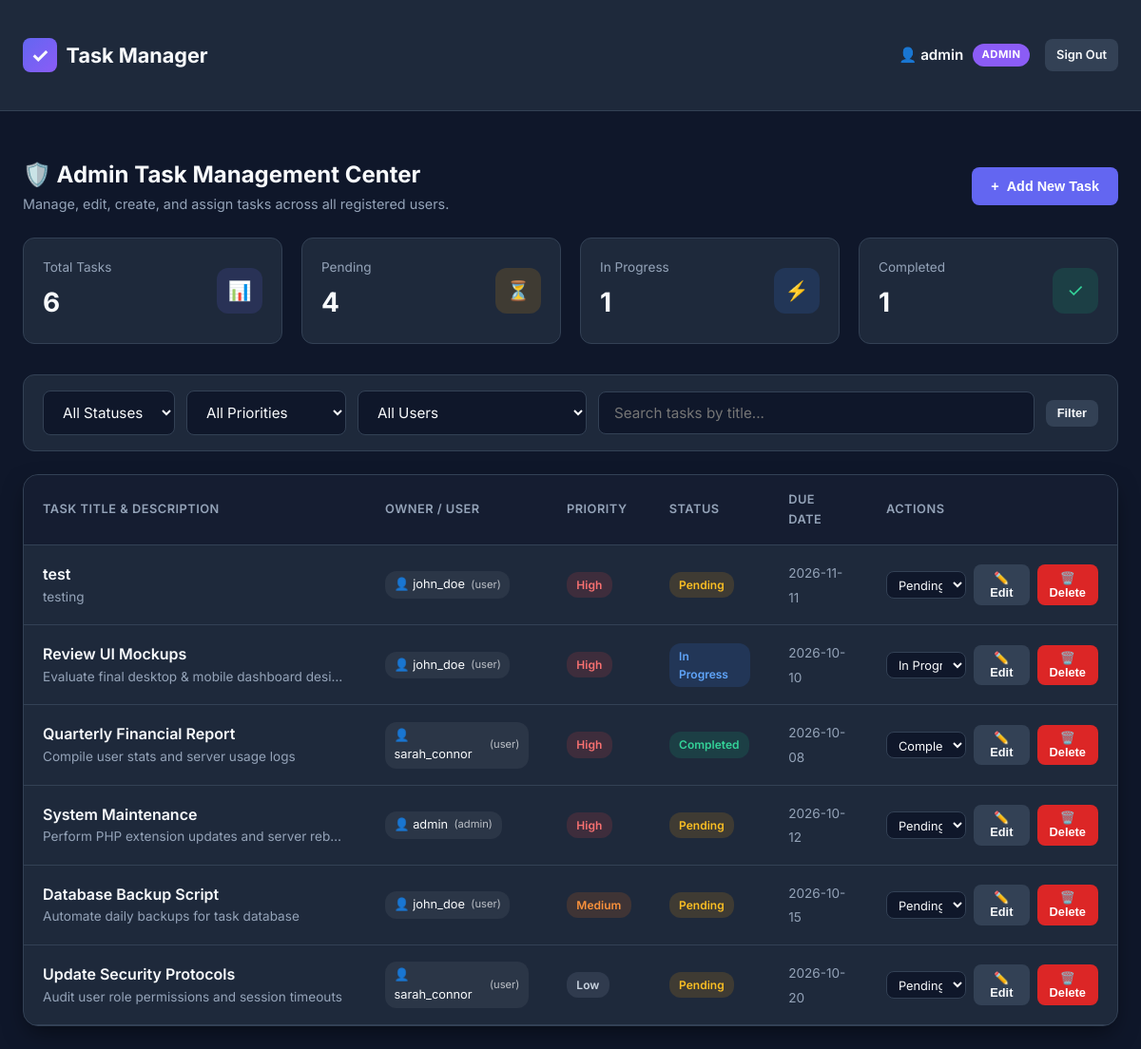
/dashboard.php (signed in), run on the app's committed database.
### tables this page shows
CREATE TABLE users (
        id INTEGER PRIMARY KEY AUTOINCREMENT,
        username TEXT UNIQUE NOT NULL,
        email TEXT UNIQUE NOT NULL,
        password TEXT NOT NULL,
        role TEXT NOT NULL DEFAULT 'user',
        created_at DATETIME DEFAULT CURRENT_TIMESTAMP
    );

CREATE TABLE tasks (
        id INTEGER PRIMARY KEY AUTOINCREMENT,
        user_id INTEGER NOT NULL,
        title TEXT NOT NULL,
        description TEXT,
        priority TEXT DEFAULT 'medium',
        status TEXT DEFAULT 'pending',
        due_date DATE,
        created_at DATETIME DEFAULT CURRENT_TIMESTAMP,
        FOREIGN KEY (user_id) REFERENCES users(id) ON DELETE CASCADE
    );

### config.php (called while the page is built, shortened)
<?php
function sanitize($data) {
    return htmlspecialchars(trim($data ?? ''), ENT_QUOTES, 'UTF-8');
}
function is_logged_in() {
    return isset($_SESSION['user_id']) && !empty($_SESSION['user_id']);
}
function is_admin() {
    return is_logged_in() && isset($_SESSION['role']) && $_SESSION['role'] === 'admin';
}
function get_current_user_data() {
    return [
        'id' => $_SESSION['user_id'],
        'username' => $_SESSION['username'],
        'email' => $_SESSION['email'] ?? '',
        'role' => $_SESSION['role']
    ];
}
?>

### dashboard.php (the view, shortened to what this page needs)
<?php
require_once __DIR__ . '/config.php';
$current_user = get_current_user_data();
$is_admin = is_admin();
$search_query = sanitize($_GET['q'] ?? '');
if ($is_admin) {
    $stats_total = $pdo->query("SELECT COUNT(*) FROM tasks")->fetchColumn();
    $stats_pending = $pdo->query("SELECT COUNT(*) FROM tasks WHERE status = 'pending'")->fetchColumn();
    $stats_progress = $pdo->query("SELECT COUNT(*) FROM tasks WHERE status = 'in_progress'")->fetchColumn();
    $stats_completed = $pdo->query("SELECT COUNT(*) FROM tasks WHERE status = 'completed'")->fetchColumn();
}
if ($is_admin) {
    $all_users = $pdo->query("SELECT id, username, email, role FROM users ORDER BY username ASC")->fetchAll();
}
$sql = "SELECT t.*, u.username as owner_name, u.role as owner_role
        FROM tasks t
        JOIN users u ON t.user_id = u.id
        WHERE 1=1";
$params = [];
$sql .= " ORDER BY CASE t.priority WHEN 'high' THEN 1 WHEN 'medium' THEN 2 WHEN 'low' THEN 3 END, t.created_at DESC";
$stmt = $pdo->prepare($sql);
$stmt->execute($params);
$tasks = $stmt->fetchAll();
?>
<!DOCTYPE html>
<html lang="en">
<head>
    <link rel="stylesheet" href="style.css">
</head>
<body>
    <nav class="navbar">
        <div class="container navbar-content">
            <a href="dashboard.php" class="brand">
                <div class="brand-icon">✓</div>
                Task Manager
            </a>
            <div class="user-profile">
                <div class="user-info">
                    <span style="font-weight: 600; font-size: 0.95rem;">
                        👤 <?php echo htmlspecialchars($current_user['username']); ?>
                    </span>
                    <span class="role-badge <?php echo $is_admin ? 'role-admin' : 'role-user'; ?>">
                        <?php echo htmlspecialchars(strtoupper($current_user['role'])); ?>
                    </span>
                </div>
                <a href="logout.php" class="btn btn-secondary btn-sm">Sign Out</a>
            </div>
        </div>
    </nav>
    <div class="container">
        <div class="dashboard-header">
            <div class="dashboard-title">
                <h2>
                    <?php echo $is_admin ? '🛡️ Admin Task Management Center' : '📋 My Tasks Dashboard'; ?>
                </h2>
                <p>
                    <?php echo $is_admin
                        ? 'Manage, edit, create, and assign tasks across all registered users.'
                        : 'Organize, create, update, and track your assigned tasks.'; ?>
                </p>
            </div>
            <button class="btn btn-primary" onclick="openCreateModal()">
                <span>+</span> Add New Task
            </button>
        </div>
        <div class="stats-grid">
            <div class="stat-card">
                <div class="stat-info">
                    <span>Total Tasks</span>
                    <h3><?php echo $stats_total; ?></h3>
                </div>
                <div class="stat-icon" style="background: rgba(99, 102, 241, 0.15); color: #818cf8;">📊</div>
            </div>
            <div class="stat-card">
                <div class="stat-info">
                    <span>Pending</span>
                    <h3><?php echo $stats_pending; ?></h3>
                </div>
                <div class="stat-icon" style="background: var(--status-pending-bg); color: var(--status-pending-text);">⏳</div>
            </div>
            <div class="stat-card">
                <div class="stat-info">
                    <span>In Progress</span>
                    <h3><?php echo $stats_progress; ?></h3>
                </div>
                <div class="stat-icon" style="background: var(--status-progress-bg); color: var(--status-progress-text);">⚡</div>
            </div>
            <div class="stat-card">
                <div class="stat-info">
                    <span>Completed</span>
                    <h3><?php echo $stats_completed; ?></h3>
                </div>
                <div class="stat-icon" style="background: var(--status-completed-bg); color: var(--status-completed-text);">✓</div>
            </div>
        </div>
        <form action="dashboard.php" method="GET" class="controls-bar">
            <div class="filter-group">
                <select name="status" class="form-control" style="width: auto;" onchange="this.form.submit()">
                    <option value="">All Statuses</option>
                </select>
                <select name="priority" class="form-control" style="width: auto;" onchange="this.form.submit()">
                    <option value="">All Priorities</option>
                </select>
                <?php if ($is_admin): ?>
                    <select name="user_id" class="form-control" style="width: auto;" onchange="this.form.submit()">
                        <option value="">All Users</option>
                    </select>
                <?php endif; ?>
                <input type="text" name="q" class="form-control search-input" placeholder="Search tasks by title..." value="<?php echo htmlspecialchars($search_query); ?>">
                <button type="submit" class="btn btn-secondary btn-sm">Filter</button>
            </div>
        </form>
        <div class="tasks-container">
            <?php if (count($tasks) > 0): ?>
                <div class="table-responsive">
                    <table class="tasks-table">
                        <thead>
                            <tr>
                                <th>Task Title & Description</th>
                                <?php if ($is_admin): ?>
                                    <th>Owner / User</th>
                                <?php endif; ?>
                                <th>Priority</th>
                                <th>Status</th>
                                <th>Due Date</th>
                                <th>Actions</th>
                            </tr>
                        </thead>
                        <tbody>
                            <?php foreach ($tasks as $task): ?>
                                <tr>
                                    <td>
                                        <span class="task-title-cell"><?php echo htmlspecialchars($task['title']); ?></span>
                                        <?php if (!empty($task['description'])): ?>
                                            <span class="task-desc-cell" title="<?php echo htmlspecialchars($task['description']); ?>">
                                                <?php echo htmlspecialchars($task['description']); ?>
                                            </span>
                                        <?php endif; ?>
                                    </td>
                                    <?php if ($is_admin): ?>
                                        <td>
                                            <span class="user-pill">
                                                👤 <?php echo htmlspecialchars($task['owner_name']); ?>
                                                <small style="opacity: 0.7; font-size: 0.7rem;">(<?php echo $task['owner_role']; ?>)</small>
                                            </span>
                                        </td>
                                    <?php endif; ?>
                                    <td>
                                        <span class="badge badge-<?php echo htmlspecialchars($task['priority']); ?>">
                                            <?php echo htmlspecialchars(ucfirst($task['priority'])); ?>
                                        </span>
                                    </td>
                                    <td>
                                        <span class="badge badge-<?php echo htmlspecialchars($task['status']); ?>">
                                            <?php echo htmlspecialchars(ucfirst(str_replace('_', ' ', $task['status']))); ?>
                                        </span>
                                    </td>
                                    <td>
                                        <span style="font-size: 0.85rem; color: var(--text-muted);">
                                            <?php echo $task['due_date'] ? htmlspecialchars($task['due_date']) : '—'; ?>
                                        </span>
                                    </td>
                                    <td>
                                        <div class="actions-cell">
                                            <form action="task_action.php" method="POST" style="display: inline-block;">
                                                <select name="status" class="form-control" style="padding: 0.3rem 0.5rem; font-size: 0.8rem;" onchange="this.form.submit()">
                                                    <option value="pending" <?php echo $task['status'] === 'pending' ? 'selected' : ''; ?>>Pending</option>
                                                    <option value="in_progress" <?php echo $task['status'] === 'in_progress' ? 'selected' : ''; ?>>In Progress</option>
                                                    <option value="completed" <?php echo $task['status'] === 'completed' ? 'selected' : ''; ?>>Completed</option>
                                                </select>
                                            </form>
                                            <button class="btn btn-secondary btn-sm" onclick='openEditModal(<?php echo json_encode($task); ?>)'>
                                                ✏️ Edit
                                            </button>
                                            <form action="task_action.php" method="POST" style="display: inline-block;" onsubmit="return confirm('Are you sure you want to delete this task?');">
                                                <button type="submit" class="btn btn-danger btn-sm">
                                                    🗑️ Delete
                                                </button>
                                            </form>
                                        </div>
                                    </td>
                                </tr>
                            <?php endforeach; ?>
                        </tbody>
                    </table>
                </div>
            <?php endif; ?>
        </div>
    </div>
</body>
</html>

### data on the page
users: username "admin", role "ADMIN"
tasks: title "test", description "testing", user.username "john_doe", user.role "user", priority "High", status "Pending", due_date "2026-11-11"
tasks: title "Review UI Mockups", description "Evaluate final desktop & mobile dashboard desi…", user.username "john_doe", user.role "user", priority "High", status "In Progress", due_date "2026-10-10"
tasks: title "Quarterly Financial Report", description "Compile user stats and server usage logs", user.username "sarah_connor", user.role "user", priority "High", status "Completed", due_date "2026-10-08"
tasks: title "System Maintenance", description "Perform PHP extension updates and server reb…", user.username "admin", user.role "admin", priority "High", status "Pending", due_date "2026-10-12"
tasks: title "Database Backup Script", description "Automate daily backups for task database", user.username "john_doe", user.role "user", priority "Medium", status "Pending", due_date "2026-10-15"
tasks: title "Update Security Protocols", description "Audit user role permissions and session timeouts", user.username "sarah_connor", user.role "user", priority "Low", status "Pending", due_date "2026-10-20"

### other printed values
$stats_total "6"
$stats_pending "4"
$stats_progress "1"
$stats_completed "1"
